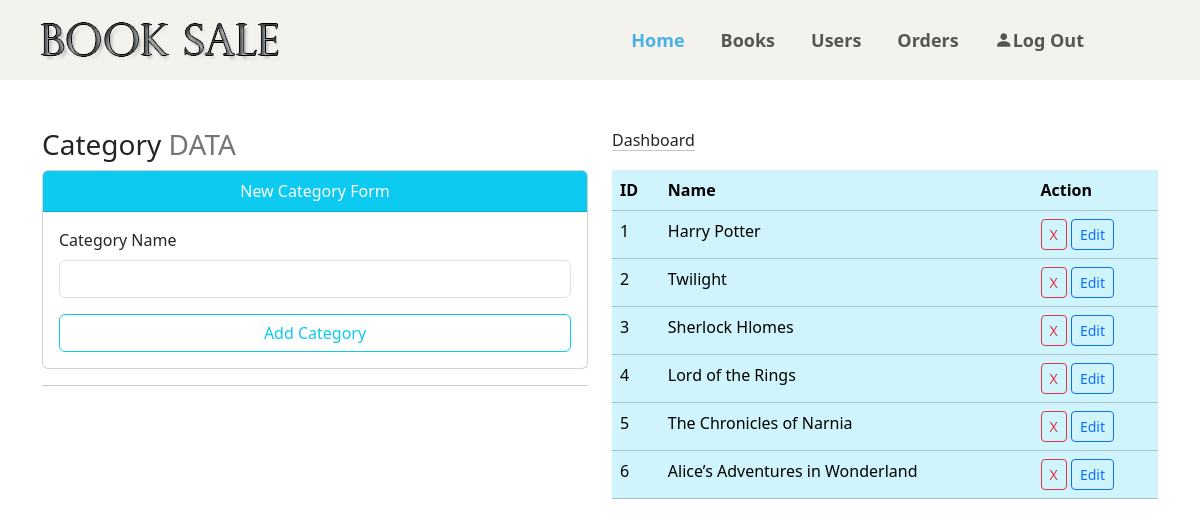
The app's page /category.php with its own data.
### tables this page shows
CREATE TABLE `category` (
  `id` int(11) NOT NULL,
  `category_name` varchar(50) NOT NULL
);

### category.php (the view, shortened to what this page needs)
<?php
    include './programming/admin/connection.php';
?>
<!DOCTYPE html>
<html lang="en">
<head>
    <link rel="stylesheet" href="./css/category.css" />
    <link
      href="https://cdn.jsdelivr.net/npm/bootstrap@5.3.3/dist/css/bootstrap.min.css"
      rel="stylesheet"
    />
    <link
      rel="stylesheet"
      href="https://cdn.jsdelivr.net/npm/bootstrap-icons@1.11.3/font/bootstrap-icons.min.css"
    />
    <link
      rel="stylesheet"
      href="https://cdnjs.cloudflare.com/ajax/libs/animate.css/4.1.1/animate.min.css"
    />
</head>
<body>
    <nav class="navbar navbar-expand-lg pt-3 pb-3">
            <div class="container-fluid ms-4">
                <a class="logo" href="#">
                <div class="col-md-2">
                                <div class="main-logo">
                                    <a href="index.php"><img src="images/B.png" alt="logo"></a>
                                </div>
                            </div>
                </a>
                <div class="collapse navbar-collapse" id="navbarSupportedContent">
                <ul class="navbar-nav mx-auto mb-2 mb-lg-0">
                    <li class="nav-item">
                    <a class="nav-link active" aria-current="page" href="./index.php"
                        >Home</a
                    >
                    </li>
                    <li class="nav-item">
                    <a class="nav-link" href="./book.php">Books</a>
                    </li>
                    <li class="nav-item">
                    <a class="nav-link" href="./user.php">Users</a>
                    </li>
                    <li class="nav-item">
                    <a class="nav-link" href="./order.php">Orders</a>
                    </li>
                    <li class="nav-item">
                    <a class="nav-link" href="./logout.php"
                        ><i class="bi bi-person-fill"></i>Log Out</a
                    >
                    </li>
                </ul>
                </div>
            </div>
    </nav>
    <div class="container">
        <div class="row mt-5">
            <div class="col-md-6">
                <h3>
                    Category <span style="color: #757575;">DATA</span>
                </h3>
            </div>
            <div class="col-md-6">
                <a href="./dashboard.php" class="link-dark link-offset-2 link-underline-opacity-25 link-underline-opacity-100-hover me-2">Dashboard</a>
            </div>
        </div>
        <div class="row">
            <div class="col-md-6">
                <div class="card">
                    <div class="card-header bg-info text-center text-white">New Category Form</div>
                    <div class="card-body">
                        <form action="" method="post">
                        <div class="mb-3">
                            <label for="" class="form-label">Category Name</label>
                            <input type="text" name="catname" id="" class="form-control">
                        </div>
                        <div class="d-grid">
                            <input type="submit" value="Add Category" name="btnaddcategory" class="btn btn-outline-info">
                        </div>
                        </form>
                    </div>
                </div>
                <hr>
            </div>
            <div class="col-md-6">
                <table class="table table-stripe table-info">
                    <tr>
                        <th>ID</th>
                        <th>Name</th>
                        <th>Action</th>
                    </tr>
                    <?php
                        $query="Select * from category";
                        $go_query=mysqli_query($connection,$query);
                        while($row=mysqli_fetch_array($go_query))
                        {
                            $cat_id=$row['id'];
                            $cat_name=$row['category_name'];
                            echo"<tr>";
                            echo"<td>{$cat_id}</td>";
                            echo"<td>{$cat_name}</td>";
                            echo"<td>
                                <a href='category.php?action=delete&cid={$cat_id}' class='btn btn-outline-danger btn-sm'>X</a>
                                <a href='category.php?action=edit&cid={$cat_id}' class='btn btn-outline-primary btn-sm'>Edit</a>
                            </td>";
                            echo"</tr>";
                        }
                        ?>
                </table>
            </div>
        </div>
    </div>
</body>
</html>

### css/category.css (style rules this page uses)
.navbar { background-color: #f3f2ec; padding-left: 4rem; padding-right: 4rem; }
ul.navbar-nav.mx-auto.mb-2.mb-lg-0 { margin-right: 10% !important; }
.logo { text-decoration-line: none; }
.nav-item { padding-left: 20px; font-size: 18px; font-weight: 600; }
.nav-link { color: #fff; font-size: 18px; }
.nav-link.active, .nav-link:hover { color: #47b2e4 !important; }

### records on screen
category: id "1", category_name "Harry Potter"
category: id "2", category_name "Twilight"
category: id "3", category_name "Sherlock Hlomes"
category: id "4", category_name "Lord of the Rings"
category: id "5", category_name "The Chronicles of Narnia"
category: id "6", category_name "Alice’s Adventures in Wonderland"
